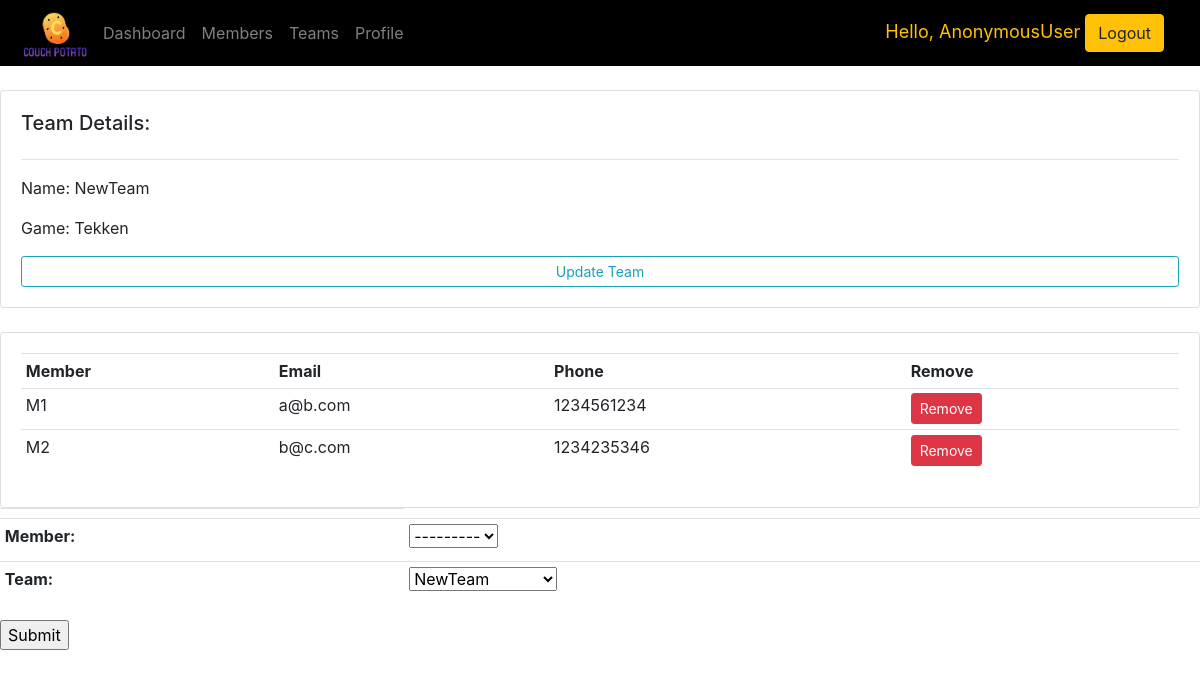
Screenshot of /team/3/ with the database file from the repository.
### accounts/models.py (models this page shows, shortened)
class Team(models.Model):
	name = models.CharField(max_length=200, null=True)
	game = models.ForeignKey(Game, null=True, on_delete=models.CASCADE)
	def __str__(self):
		return self.name

class Game(models.Model):
	name = models.CharField(max_length=200, null=True)
	def __str__(self):
		return self.name

class TeamMembers(models.Model):
	team = models.ForeignKey(Team, null=True, on_delete=models.CASCADE)
	member = models.ForeignKey(Member, null=True, on_delete=models.CASCADE)

class Member(models.Model):
	name = models.CharField(max_length=200, null=True, unique = True)
	college = models.CharField(max_length=200, null=True)
	email = models.EmailField(max_length=255, null=True,unique=True)
	phone = models.CharField(max_length=200, null=True, unique = True)
	team = models.ForeignKey(Team, null=True, on_delete=models.CASCADE)
	date_created = models.DateTimeField(auto_now_add=True, null=True)
	def __str__(self):
		return self.name

### accounts/views.py (the view)
# urls.py: path('team/<str:pk>/', views.team, name="team"),
def team(request,pk):
	team = Team.objects.get(id=pk)
	form = TeamMemberForm(initial={'team':team})
	teamMembers = TeamMembers.objects.filter(team=team)
	members = Member.objects.filter(team=team)
	if request.method == 'POST':
		form = TeamMemberForm(request.POST)
		if form.is_valid():
			form.save(request)
	context={'team':team, 'members':members,'form':form,'teamMembers':teamMembers}
	return render(request, 'accounts/team.html', context)

### accounts/forms.py
class TeamMemberForm(ModelForm):
	class Meta:
		model = TeamMembers
		fields = ['member','team']

### accounts/templates/accounts/team.html (shortened to what this page needs)
{% extends 'accounts/main.html' %}
{% block content %}
<br>
<div class="row">
	<div class="col-md">
		<div class="card card-body">
			<h5>Team Details: </h5>
			<hr>
			<p>Name: {{team.name}}</p>
			<p>Game: {{team.game}}</p>
			<a class="btn btn-outline-info  btn-sm btn-block" href="">Update Team</a>
		</div>
	</div>
</div>
<br>
<div class="row">
	<div class="col-md">
		<div class="card card-body">
			<table class="table table-sm">
				<tr>
					<th>Member</th>
					<th>Email</th>
					<th>Phone</th>
					<th>Remove</th>
				</tr>
				{% for i in teamMembers %}
						<tr>
							<td>{{i.member.name}}</td>
							<td>{{i.member.email}}</td>
							<td>{{i.member.phone}}</td>
							<td><a class="btn btn-sm btn-danger" href="{% url 'deleteTeamMember' i.id%}">Remove</a></td>
						</tr>
				{% endfor %}
			</table>
		</div>
		<form action="" method="POST">
			<table class="table table-sm">
				<tr>
					<th>{{form}}</th>
				</tr>
			</table>
			<input type="submit" name="Submit">
		</form>
	</div>
</div>
<br>
{% endblock %}

### rows the page displays
Team: name "NewTeam", game "Tekken"
TeamMembers: member.name "M1", member.email "a@b.com", member.phone "1234561234"
TeamMembers: member.name "M2", member.email "b@c.com", member.phone "1234235346"

### other values shown
{{ request.user }} "AnonymousUser"
